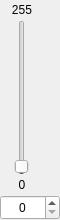
<?xml version="1.0" encoding="UTF-8"?>
<ui version="4.0">
 <class>LightSpinSlider</class>
 <widget class="QWidget" name="LightSpinSlider">
  <property name="geometry">
   <rect>
    <x>0</x>
    <y>0</y>
    <width>60</width>
    <height>220</height>
   </rect>
  </property>
  <property name="windowTitle">
   <string>Form</string>
  </property>
  <widget class="QLabel" name="max">
   <property name="geometry">
    <rect>
     <x>2</x>
     <y>0</y>
     <width>40</width>
     <height>20</height>
    </rect>
   </property>
   <property name="text">
    <string>255</string>
   </property>
   <property name="alignment">
    <set>Qt::AlignCenter</set>
   </property>
  </widget>
  <widget class="QSpinBox" name="spin">
   <property name="geometry">
    <rect>
     <x>0</x>
     <y>195</y>
     <width>60</width>
     <height>25</height>
    </rect>
   </property>
   <property name="alignment">
    <set>Qt::AlignCenter</set>
   </property>
   <property name="maximum">
    <number>255</number>
   </property>
  </widget>
  <widget class="QSlider" name="slider">
   <property name="geometry">
    <rect>
     <x>12</x>
     <y>20</y>
     <width>20</width>
     <height>155</height>
    </rect>
   </property>
   <property name="minimum">
    <number>0</number>
   </property>
   <property name="maximum">
    <number>255</number>
   </property>
   <property name="value">
    <number>1</number>
   </property>
   <property name="orientation">
    <enum>Qt::Vertical</enum>
   </property>
  </widget>
  <widget class="QLabel" name="min">
   <property name="geometry">
    <rect>
     <x>2</x>
     <y>175</y>
     <width>40</width>
     <height>20</height>
    </rect>
   </property>
   <property name="text">
    <string>0</string>
   </property>
   <property name="alignment">
    <set>Qt::AlignCenter</set>
   </property>
  </widget>
 </widget>
 <resources/>
 <connections/>
</ui>
